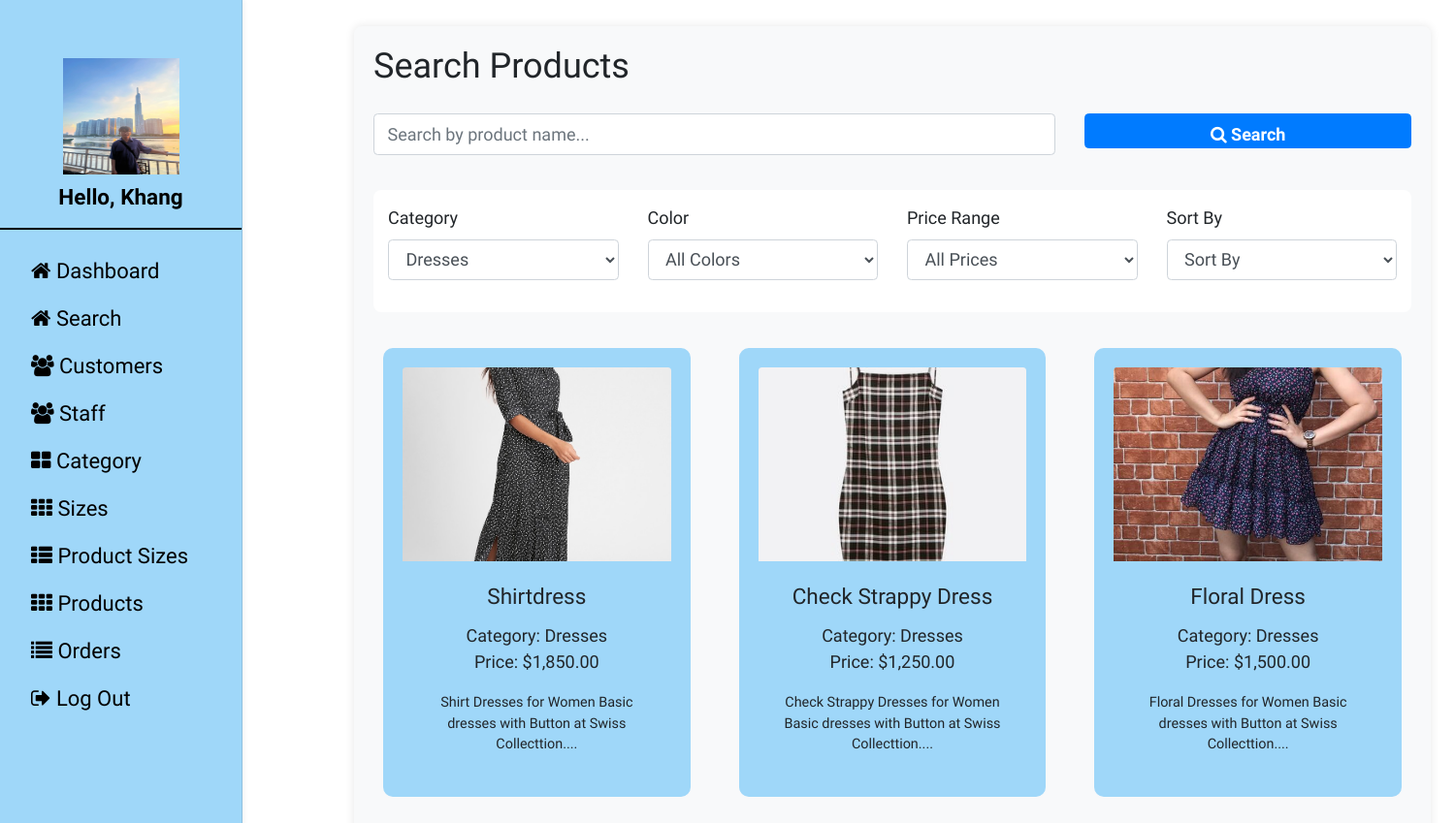
The page /search.php?category=2 (signed in) on the database its author committed.
### tables this page shows
CREATE TABLE `product` (
  `product_id` int(11) NOT NULL,
  `product_name` varchar(200) NOT NULL,
  `product_desc` text NOT NULL,
  `product_image` varchar(255) NOT NULL,
  `price` int(11) NOT NULL,
  `category_id` int(11) NOT NULL,
  `uploaded_date` date NOT NULL DEFAULT current_timestamp(),
  `color` varchar(80) DEFAULT NULL
);

CREATE TABLE `category` (
  `category_id` int(11) NOT NULL,
  `category_name` varchar(150) NOT NULL
);

### search.php (the view, shortened to what this page needs)
<?php
include_once "./config/dbconnect.php";
?>
<!DOCTYPE html>
<html>
<head>
    <link rel="stylesheet" href="https://cdn.jsdelivr.net/npm/bootstrap@4.0.0/dist/css/bootstrap.min.css">
    <link rel="stylesheet" href="https://cdnjs.cloudflare.com/ajax/libs/font-awesome/4.7.0/css/font-awesome.min.css">
    <link rel="stylesheet" href="./assets/css/style.css">
</head>
<body>
    <div class="content-main">
        <?php include "./sidebar.php"; ?>
        <div id="main-content" style="margin-left: 350px;" class="container allContent-section py-4">
            <div class="row">
                <div class="col-12">
                    <div class="search-container">
                        <h2 class="mb-4">Search Products</h2>
                        <form method="GET" class="mb-4">
                            <div class="row">
                                <div class="col-md-8 mb-3">
                                    <input type="text" name="search" class="form-control"
                                        placeholder="Search by product name..."
                                        value="<?php echo isset($_GET['search']) ? htmlspecialchars($_GET['search']) : ''; ?>">
                                </div>
                                <div class="col-md-4 mb-3">
                                    <button type="submit" class="btn btn-primary w-100">
                                        <i class="fa fa-search"></i> Search
                                    </button>
                                </div>
                            </div>
                            <div class="filters mt-3">
                                <div class="row">
                                    <div class="col-md-3 mb-3">
                                        <label>Category</label>
                                        <select name="category" class="form-control">
                                            <?php
                                            $cat_sql = "SELECT * FROM category";
                                            $cat_result = $conn->query($cat_sql);
                                            while($cat_row = $cat_result->fetch_assoc()) {
                                                $selected = (isset($_GET['category']) && $_GET['category'] == $cat_row['category_id']) ? 'selected' : '';
                                                echo "<option value='".$cat_row['category_id']."' ".$selected.">".$cat_row['category_name']."</option>";
                                            }
                                            ?>
                                        </select>
                                    </div>
                                    <div class="col-md-3 mb-3">
                                        <label>Color</label>
                                        <select name="color" class="form-control">
                                            <option value="">All Colors</option>
                                        </select>
                                    </div>
                                    <div class="col-md-3 mb-3">
                                        <label>Price Range</label>
                                        <select name="price_range" class="form-control">
                                            <option value="">All Prices</option>
                                        </select>
                                    </div>
                                    <div class="col-md-3 mb-3">
                                        <label>Sort By</label>
                                        <select name="sort" class="form-control">
                                            <option value="">Sort By</option>
                                        </select>
                                    </div>
                                </div>
                            </div>
                        </form>
                        <div class="row">
                            <?php
                            if (isset($_GET['search']) || isset($_GET['category']) || isset($_GET['price_range']) || isset($_GET['sort'])) {
                                $where_conditions = array();
                                $params = array();
                                if (!empty($_GET['category'])) {
                                    $where_conditions[] = "p.category_id = ?";
                                    $params[] = $_GET['category'];
                                }
                                $sql = "SELECT p.*, c.category_name
                                       FROM product p
                                       LEFT JOIN category c ON p.category_id = c.category_id";
                                if (!empty($where_conditions)) {
                                    $sql .= " WHERE " . implode(' AND ', $where_conditions);
                                }
                                $stmt = $conn->prepare($sql);
                                if (!empty($params)) {
                                    $types = str_repeat('s', count($params));
                                    $stmt->bind_param($types, ...$params);
                                }
                                $stmt->execute();
                                $result = $stmt->get_result();
                                if ($result->num_rows > 0) {
                                    while ($row = $result->fetch_assoc()) {
                                        ?>
                            <div class="col-md-4 mb-4">
                                <div class="card product-card">
                                    <img src="<?php echo $row['product_image']; ?>" class="card-img-top product-image"
                                        alt="<?php echo htmlspecialchars($row['product_name']); ?>">
                                    <div class="card-body">
                                        <h5 class="card-title"><?php echo htmlspecialchars($row['product_name']); ?>
                                        </h5>
                                        <p class="card-text">
                                            Category: <?php echo htmlspecialchars($row['category_name']); ?><br>
                                            Price: $<?php echo number_format($row['price'], 2); ?>
                                        </p>
                                        <p class="card-text small">
                                            <?php echo htmlspecialchars(substr($row['product_desc'], 0, 100)) . '...'; ?>
                                        </p>
                                    </div>
                                </div>
                            </div>
                            <?php
                                    }
                                } else {
                                    echo '<div class="col-12"><div class="alert alert-info">No products found matching your criteria.</div></div>';
                                }
                            }
                            ?>
                        </div>
                    </div>
                </div>
            </div>
        </div>
    </div>
</body>
</html>

### assets/css/style.css (style rules this page uses)
* { margin: 0; padding: 0; font-family: "Work Sans", sans-serif; font-size: 18px; }
body { height: 100vh; }
.content-main { height: 100%; }
.card { background-color: #9fd7f9; padding: 20px; margin: 10px; border-radius: 10px; border: none; text-align: center; }
.btn { font-weight: 700; height: 36px; -moz-user-select: none; -webkit-user-select: none; user-select: none; cursor: default; }

### search.php (style rules this page uses)
.search-container { background: #f8f9fa; padding: 20px; border-radius: 8px; box-shadow: 0 0 10px rgba(0, 0, 0, 0.1); }
.product-card { transition: transform 0.3s; }
.product-image { height: 200px; object-fit: cover; }
.filters { background: white; padding: 15px; border-radius: 8px; margin-bottom: 20px; }

### rows shown on the page
product: product_image (picture), product_name "Shirtdress", category.category_name "Dresses", price "1,850.00", product_desc "Shirt Dresses for Women Basic dresses with Button at Swiss Collecttion."
product: product_image (picture), product_name "Check Strappy Dress", category.category_name "Dresses", price "1,250.00", product_desc "Check Strappy Dresses for Women Basic dresses with Button at Swiss Collecttion."
product: product_image (picture), product_name "Floral Dress", category.category_name "Dresses", price "1,500.00", product_desc "Floral Dresses for Women Basic dresses with Button at Swiss Collecttion."

### other values the page prints
$username "Khang"
form field category "Dresses"
